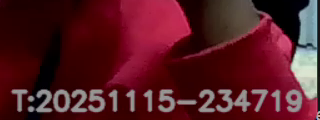
#> input picture sample_roi.png, 320 x 120 px, given in place of the camera
$ python glare_rescue.py
#> lines starting #> are read from the running program, lines starting #| are printed output that depends on the picture
#> further down, frame is the input picture: shape (120, 320, 3); mean B, G, R 34.9, 27.3, 85.9
import cv2
import numpy as np
import matplotlib.pyplot as plt

# --- Helper Functions ---

def apply_unsharp_mask(frame, amount=1.0, kernel_size=(5, 5), sigma=1.0):
    """Applies a simple unsharp mask to sharpen the image."""
    blurred = cv2.GaussianBlur(frame, kernel_size, sigma)
    sharpened = cv2.addWeighted(frame, 1.0 + amount, blurred, -amount, 0)
    return sharpened

def get_image_viability_stats(frame, dark_thresh=40, bright_thresh=250):
    """Analyzes a frame using the "Loss of Detail" metric."""
#> called with dark_thresh = 50, bright_thresh = 252
    gray = cv2.cvtColor(frame, cv2.COLOR_BGR2GRAY)
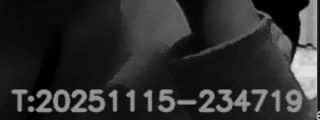
#> gray: shape (120, 320); min 0, max 228, mean 45.7
    hist = cv2.calcHist([gray], [0], None, [256], [0, 256])
#> hist = 256 values, max 1426 at index 20, min 0 at index 168, mean 150
    total_pixels = gray.shape[0] * gray.shape[1]
#> total_pixels = 38400

    dark_pixels = np.sum(hist[0:dark_thresh])
#> dark_pixels = 26241
    bright_pixels = np.sum(hist[bright_thresh:256])
#> bright_pixels = 0
    mid_tone_pixels = np.sum(hist[dark_thresh:bright_thresh])
#> mid_tone_pixels = 12159

    dark_pct = (dark_pixels / total_pixels) * 100
#> dark_pct = 68.34
    bright_pct = (bright_pixels / total_pixels) * 100
#> bright_pct = 0
    mid_pct = (mid_tone_pixels / total_pixels) * 100
#> mid_pct = 31.66

    # --- "LOSS OF DETAIL" METRIC ---
    # These are your tuned thresholds from the file
    threshold_dark_pct = 30.0
    threshold_bright_pct = 1.0
    threshold_mid_pct = 60.0

    is_glare = (
        dark_pct > threshold_dark_pct and
        bright_pct > threshold_bright_pct and
        mid_pct < threshold_mid_pct
    )
#> is_glare = False

    return is_glare, dark_pct, mid_pct, bright_pct, hist, gray

# --- Standalone Test Harness ---
if __name__ == "__main__":

    print("Starting glare rescue test (CLAHE-Only Mode)...")
    print("...Using your tuned parameters (clipLimit=16.0, thresholds 50/252).")
    print("Press 'q' in the OpenCV window to quit.")

    # --- Setup ---
    cap = cv2.VideoCapture(0)
    if not cap.isOpened():
        print("ERROR: Cannot open camera.")
        exit()

    # --- Using your tuned CLAHE parameters ---
    clahe = cv2.createCLAHE(clipLimit=16.0, tileGridSize=(4, 4))

    # --- Matplotlib Setup ---
    plt.ion()
    fig, (ax1, ax2) = plt.subplots(2, 1, figsize=(8, 8))
    fig.suptitle('Live Histogram Analysis', fontsize=16)

    ax1.set_title("Continuous Histogram (0-255)")
    x_continuous = np.arange(256)
    line_continuous, = ax1.plot(x_continuous, np.zeros(256), color='b')
    ax1.set_xlim(0, 255)
    # Using your tuned thresholds for the plot lines
    ax1.axvline(x=50, color='r', linestyle='--')
    ax1.axvline(x=252, color='r', linestyle='--')

    ax2.set_title("Bucket-wise Histogram (~10 Intensity Buckets)")
    nbins = 26
    x_bucketed = np.arange(nbins)
    rects_bucketed = ax2.bar(x_bucketed, np.zeros(nbins), width=1.0, color='g')
    ax2.set_xlim(0, nbins - 1)

    plt.tight_layout(rect=(0, 0.03, 1, 0.95))

    # --- Main Loop ---
    while True:
        ret, frame = cap.read()
        if not ret:
            break

        # Using your tuned thresholds from the file
        is_glare, dark_pct, mid_pct, bright_pct, hist, gray = get_image_viability_stats(
            frame, dark_thresh=50, bright_thresh=252
        )
#> is_glare = False; dark_pct = 68.34; mid_pct = 31.66; bright_pct = 0

        # 2. --- ACTIVE DEFENSE LOGIC (CLAHE-Only) ---
        if is_glare:
            # --- 1. CLAHE Rescue ---
            lab_frame = cv2.cvtColor(frame, cv2.COLOR_BGR2LAB)
            l, a, b = cv2.split(lab_frame)
            l_clahe = clahe.apply(l)
            enhanced_lab_frame = cv2.merge((l_clahe, a, b))
            clahe_rescued_frame = cv2.cvtColor(enhanced_lab_frame, cv2.COLOR_LAB2BGR)

            # --- 2. Sharpening ---
            processed_frame = apply_unsharp_mask(clahe_rescued_frame, amount=1.0)

            # --- 3. TAME HIGHLIGHTS ---
            # Find the original blown-out highlights
            gray_raw = cv2.cvtColor(frame, cv2.COLOR_BGR2GRAY)
            ret, mask = cv2.threshold(gray_raw, 252, 255, cv2.THRESH_BINARY)
            # Set those pixels to a neutral gray
            processed_frame[mask > 0] = (150, 150, 150)
            # --- END OF HACK ---

            status_text = "GLARE (RESCUE: CLAHE + TAME)"
            text_color = (0, 0, 255) # Red

        else:
            # No glare
            processed_frame = frame
            status_text = "Status: Normal"
            text_color = (0, 255, 0) # Green

        # 3. Add status text
        cv2.putText(processed_frame, status_text,
                    (10, 30), cv2.FONT_HERSHEY_SIMPLEX,
                    0.7, text_color, 2)

        # 4. Add the percentage stats
        h, w, _ = frame.shape
#> h = 120; w = 320
        stats_text_1 = f"Dark %: {dark_pct:.1f}"
#> stats_text_1 = 'Dark %: 68.3'
        stats_text_2 = f"Mid %:  {mid_pct:.1f}"
#> stats_text_2 = 'Mid %:  31.7'
        stats_text_3 = f"Bright %: {bright_pct:.1f}"
#> stats_text_3 = 'Bright %: 0.0'

        cv2.putText(processed_frame, stats_text_1, (10, h - 50),
                    cv2.FONT_HERSHEY_SIMPLEX, 0.6, (255, 255, 255), 2)
        cv2.putText(processed_frame, stats_text_2, (10, h - 30),
                    cv2.FONT_HERSHEY_SIMPLEX, 0.6, (255, 255, 255), 2)
        cv2.putText(processed_frame, stats_text_3, (10, h - 10),
                    cv2.FONT_HERSHEY_SIMPLEX, 0.6, (255, 255, 255), 2)
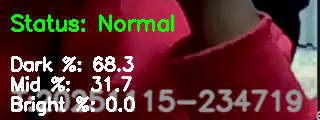
#> processed_frame: shape (120, 320, 3); mean B, G, R 48.2, 48.9, 94.5

        # 5. Calculate Bucketed Histogram
        hist_bucketed = cv2.calcHist([gray], [0], None, [nbins], [0, 256])
#> hist_bucketed = 26 values, max 10811 at index 1, min 0 at index 24, mean 1476.9

        # 6. Update Histogram Plots
        if np.max(hist[10:-10]) > 0: # Avoid crash on empty hist
            ax1.set_ylim(0, np.max(hist[10:-10]) + 100)
        line_continuous.set_ydata(hist.ravel())

        if np.max(hist_bucketed[1:-1]) > 0:
            ax2.set_ylim(0, np.max(hist_bucketed[1:-1]) + 100)
        for rect, h in zip(rects_bucketed, hist_bucketed.ravel()):
            rect.set_height(h)
#> this loop made 26 passes
#> h on passes 1 to 12: 3592, 10811, 7415, 2998, 1425, 1632, 1724, 1385, 1928, 828, 405, 367

        fig.canvas.draw()
        fig.canvas.flush_events()

        # 7. Display BOTH Frames
        cv2.imshow("Aegis Rescued Feed (Press 'q' to quit)", processed_frame)
        cv2.imshow("Raw Feed", frame)

        # --- Keypress Handler ---
        key = cv2.waitKey(1)
#> (key q is pressed here)
        if key == ord('q'):
            break

    # --- Cleanup ---
    cap.release()
    cv2.destroyAllWindows()
    plt.ioff()
    plt.close(fig)
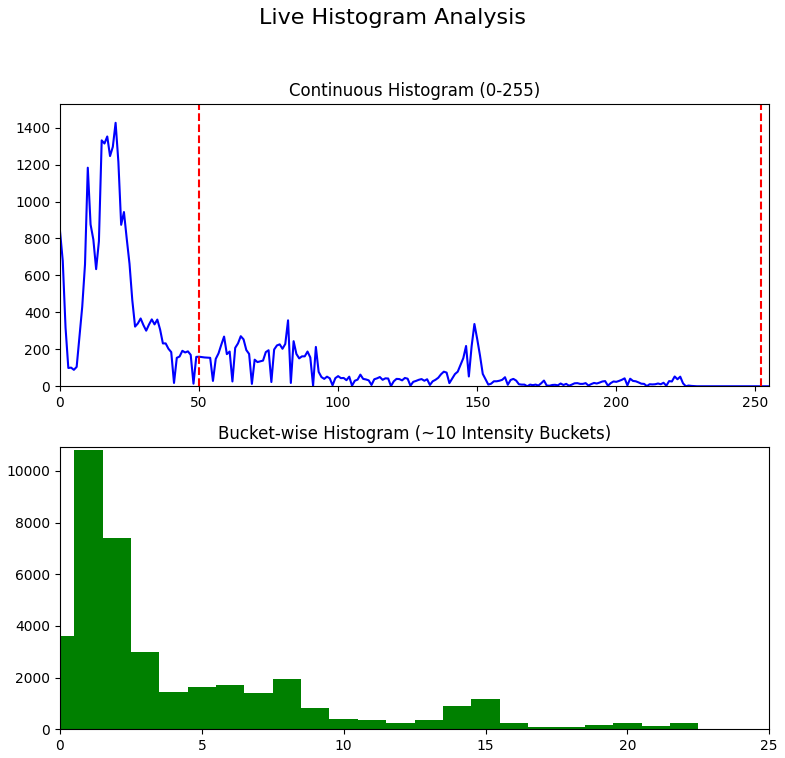
#> figure drawn by matplotlib, 2 panels; panel 1: curve peaks at x = 20, y = 1426; panel 2: tallest bar 10811 high, from x = 0.5 to 1.5
    print("Test finished.")
